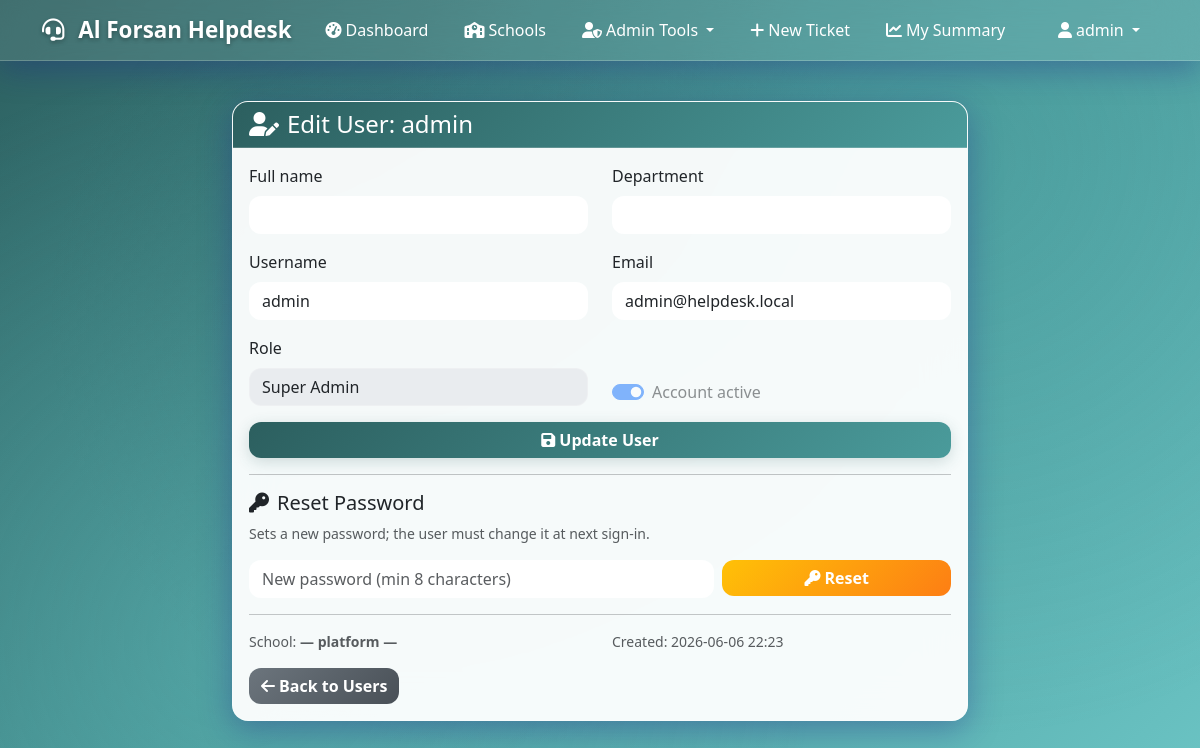
The page /admin/edit_user/1 (signed in) on the database its author committed.
### models.py (models this page shows, shortened)
class SystemSettings(db.Model):
    __tablename__ = 'system_settings'
    id = db.Column(db.Integer, primary_key=True)
    system_name = db.Column(db.String(100), nullable=False, default='Al Qeyam Helpdesk')
    logo_filename = db.Column(db.String(200), nullable=True)
    updated_at = db.Column(db.DateTime, default=utc_now, onupdate=utc_now)

class User(UserMixin, db.Model):
    __tablename__ = 'users'
    id = db.Column(db.Integer, primary_key=True)
    username = db.Column(db.String(80), unique=True, nullable=False)
    email = db.Column(db.String(120), unique=True, nullable=False)
    password_hash = db.Column(db.String(255), nullable=False)
    role = db.Column(db.String(20), default='user')  # see ALL_ROLES
    department = db.Column(db.Text, nullable=True)  # free text / admin module permissions as JSON
    is_active = db.Column(db.Boolean, default=True)
    created_at = db.Column(db.DateTime, default=utc_now)
    school_id = db.Column(db.Integer, db.ForeignKey('schools.id'), nullable=True, index=True)
    full_name = db.Column(db.String(120), nullable=True)
    must_change_password = db.Column(db.Boolean, default=False)
    school = db.relationship('School', foreign_keys=[school_id])

### app.py (the view, shortened to what this page needs)
@app.route('/admin/edit_user/<int:user_id>', methods=['GET', 'POST'])
@require_module_access('user_management')
@platform_scope
def edit_user(user_id):
    user = _find_user_or_404(user_id)
    ctx = {'user': user, 'schools': _schools_for_forms(), 'roles': user_service.assignable_roles(current_user)}
    if request.method == 'GET':
        return render_template('edit_user.html', **ctx)

### templates/edit_user.html (shortened to what this page needs)
{% extends "base.html" %}
{% block content %}
<div class="row justify-content-center">
    <div class="col-md-8">
        <div class="card">
            <div class="card-header"><h4 class="mb-0"><i class="fas fa-user-edit me-2"></i>Edit User: {{ user.username }}</h4></div>
            <div class="card-body">
                <form method="POST">
                    <div class="row">
                        <div class="col-md-6 mb-3">
                            <label for="full_name" class="form-label">Full name</label>
                            <input type="text" class="form-control" id="full_name" name="full_name" maxlength="120" value="{{ user.full_name or '' }}">
                        </div>
                        <div class="col-md-6 mb-3">
                            <label for="department" class="form-label">Department</label>
                            {% if user.role == 'admin' %}
                            <input type="text" class="form-control" id="department" value="(module permissions)" disabled>
                            {% else %}
                            <input type="text" class="form-control" id="department" name="department" maxlength="200" value="{{ user.department or '' }}">
                            {% endif %}
                        </div>
                    </div>
                    <div class="row">
                        <div class="col-md-6 mb-3">
                            <label for="username" class="form-label">Username</label>
                            <input type="text" class="form-control" id="username" name="username" value="{{ user.username }}" required>
                        </div>
                        <div class="col-md-6 mb-3">
                            <label for="email" class="form-label">Email</label>
                            <input type="email" class="form-control" id="email" name="email" value="{{ user.email }}" required>
                        </div>
                    </div>
                    <div class="row">
                        <div class="col-md-6 mb-3">
                            <label for="role" class="form-label">Role</label>
                            <select class="form-select" id="role" name="role" required {% if user.id == current_user.id %}disabled{% endif %}>
                                {% for r in roles %}
                                <option value="{{ r }}" {% if user.role == r %}selected{% endif %}>{{ r.replace('_', ' ')|title }}</option>
                                {% endfor %}
                            </select>
                        </div>
                        <div class="col-md-6 mb-3 d-flex align-items-end">
                            <div class="form-check form-switch">
                                <input class="form-check-input" type="checkbox" id="is_active" name="is_active" {% if user.is_active %}checked{% endif %} {% if user.id == current_user.id %}disabled{% endif %}>
                                <label class="form-check-label" for="is_active">Account active</label>
                            </div>
                        </div>
                    </div>
                    <button type="submit" class="btn btn-primary w-100"><i class="fas fa-save me-1"></i>Update User</button>
                </form>
                <hr>
                <h5><i class="fas fa-key me-2"></i>Reset Password</h5>
                <p class="text-muted small">Sets a new password; the user must change it at next sign-in.</p>
                <form method="POST" action="{{ url_for('reset_password', user_id=user.id) }}" class="row g-2">
                    <div class="col-md-8"><input type="password" class="form-control" name="new_password" minlength="8" placeholder="New password (min 8 characters)" autocomplete="new-password" required></div>
                    <div class="col-md-4"><button type="submit" class="btn btn-warning w-100"><i class="fas fa-key me-1"></i>Reset</button></div>
                </form>
                <hr>
                <div class="row small text-muted">
                    <div class="col-md-6">School: <strong>{{ user.school.name if user.school else '— platform —' }}</strong></div>
                    <div class="col-md-6">Created: {{ user.created_at.strftime('%Y-%m-%d %H:%M') if user.created_at else '' }}</div>
                </div>
                <div class="mt-3">
                    <a href="{{ url_for('admin_users') }}" class="btn btn-secondary"><i class="fas fa-arrow-left me-1"></i>Back to Users</a>
                </div>
            </div>
        </div>
    </div>
</div>
{% endblock %}

### templates/base.html (shortened to what this page needs)
<!DOCTYPE html>
<html lang="en">
<head>
    <link href="https://cdn.jsdelivr.net/npm/bootstrap@5.3.0/dist/css/bootstrap.min.css" rel="stylesheet">
    <link href="https://cdnjs.cloudflare.com/ajax/libs/font-awesome/6.0.0/css/all.min.css" rel="stylesheet">
</head>
<body>
    <nav class="navbar navbar-expand-lg navbar-dark">
        <div class="container">
            <a class="navbar-brand" href="{{ url_for('dashboard') if current_user.is_authenticated else url_for('index') }}">
                {% if system_settings.logo_filename %}
                    <img src="{{ url_for('static', filename='uploads/' + system_settings.logo_filename) }}" alt="Logo" style="height:32px;width:auto;margin-right:8px;vertical-align:middle;object-fit:contain;">
                {% else %}
                    <i class="fas fa-headset me-2"></i>
                {% endif %}{{ system_settings.system_name }}
            </a>
            <div class="collapse navbar-collapse" id="navbarNav">
                <ul class="navbar-nav me-auto">
                    {% if current_user.is_authenticated %}
                        <li class="nav-item">
                            <a class="nav-link" href="{{ url_for('dashboard') }}">
                                <i class="fas fa-tachometer-alt me-1"></i>Dashboard
                            </a>
                        </li>
                        {% if current_user.role == 'super_admin' %}
                            <li class="nav-item">
                                <a class="nav-link" href="{{ url_for('tenant.platform_dashboard') }}">
                                    <i class="fas fa-school me-1"></i>Schools
                                </a>
                            </li>
                        {% endif %}
                        {% if current_user.role in ['admin', 'super_admin'] %}
                            <li class="nav-item dropdown">
                                <a class="nav-link dropdown-toggle" href="#" id="adminDropdown" role="button" data-bs-toggle="dropdown">
                                    <i class="fas fa-user-shield me-1"></i>Admin Tools
                                </a>
                            </li>
                        {% endif %}
                        {% if current_user.role in ['it_agent', 'fm_agent', 'hse_agent'] %}
                            <li class="nav-item dropdown">
                                <a class="nav-link dropdown-toggle" href="#" id="agentDropdown" role="button" data-bs-toggle="dropdown">
                                    <i class="fas fa-tools me-1"></i>Agent Tools
                                </a>
                                <ul class="dropdown-menu">
                                    <li><a class="dropdown-item" href="{{ url_for('admin_tickets') }}">
                                        <i class="fas fa-list me-1"></i>All Tickets
                                    </a></li>
                                    <li><a class="dropdown-item" href="{{ url_for('admin_search_tickets') }}">
                                        <i class="fas fa-search me-1"></i>Search Tickets
                                    </a></li>
                                    <li><a class="dropdown-item" href="{{ url_for('admin_summary_reports') }}">
                                        <i class="fas fa-chart-bar me-1"></i>Summary Reports
                                    </a></li>
                                    <li><hr class="dropdown-divider"></li>
                                    <li><a class="dropdown-item" href="{{ url_for('create_ticket') }}">
                                        <i class="fas fa-plus me-1"></i>Create Ticket
                                    </a></li>
                                </ul>
                            </li>
                        {% else %}
                            <li class="nav-item">
                                <a class="nav-link" href="{{ url_for('create_ticket') }}">
                                    <i class="fas fa-plus me-1"></i>New Ticket
                                </a>
                            </li>
                            <li class="nav-item">
                                <a class="nav-link" href="{{ url_for('my_ticket_summary') }}">
                                    <i class="fas fa-chart-line me-1"></i>My Summary
                                </a>
                            </li>
                        {% endif %}
                    {% endif %}
                </ul>
                <ul class="navbar-nav">
                    {% if current_user.is_authenticated %}
                        <li class="nav-item dropdown">
                            <a class="nav-link dropdown-toggle" href="#" id="navbarDropdown" role="button" data-bs-toggle="dropdown">
                                <i class="fas fa-user me-1"></i>{{ current_user.username }}
                            </a>
                        </li>
                    {% else %}
                        <li class="nav-item">
                            <a class="nav-link" href="{{ url_for('login') }}">
                                <i class="fas fa-sign-in-alt me-1"></i>Login
                            </a>
                        </li>
                    {% endif %}
                </ul>
            </div>
        </div>
    </nav>
    <main class="container main-content" style="padding-top: 0.5rem;">
        {% block content %}{% endblock %}
    </main>
</body>
</html>

### rows shown on the page
SystemSettings: system_name "Al Forsan Helpdesk"
User: username "admin", email "admin@helpdesk.local", role "Super Admin", is_active "☑", created_at "2026-06-06 22:23"

### other values the page prints
{{ user.school.name if user.school else '— platform —' }} "— platform —"
